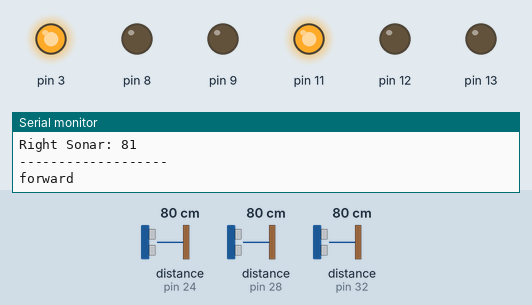
Bench run of a sketch on a simulated Arduino Uno, built with avr-gcc and run on an emulated ATmega328P. On the bench: output pins drawn as LEDs (lit = HIGH), the last lines printed to the serial monitor. Dashed ring = blinking. Inputs (shaded band) come from the test bench; at power-on: distance to the obstacle (sensors on pin 24, pin 28, pin 32) 80 cm.

Above: at 1.2 s.
1.3 s: distance to the obstacle (sensor on pin 24) set to 2 cm
At 2.9 s:
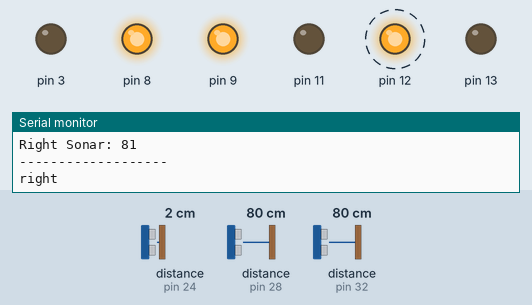
5.1 s: distance to the obstacle (sensor on pin 28) set to 27 cm
8.6 s: distance to the obstacle (sensor on pin 28) set to 21 cm
At 12.7 s:
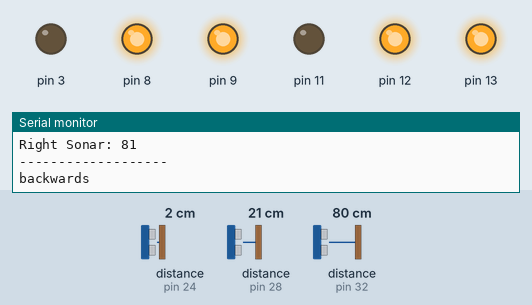
14.0 s: distance to the obstacle (sensor on pin 28) set to 35 cm
At 14.46 s:
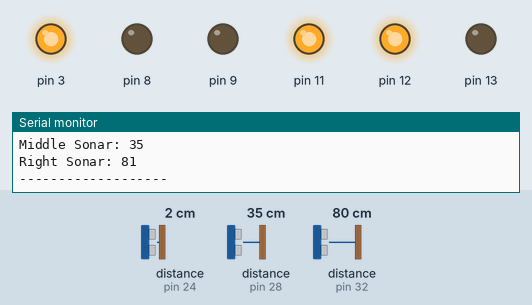
17.5 s: distance to the obstacle (sensor on pin 32) set to 2 cm
At 18.1 s:
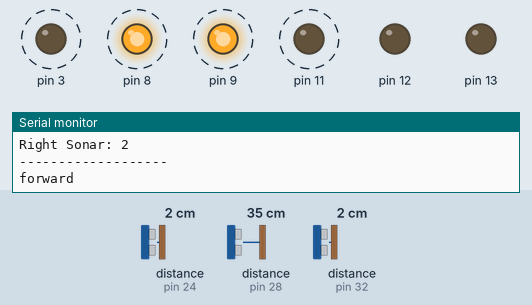
21.0 s: distance to the obstacle (sensor on pin 24) set to 4 cm
At 22.7 s:
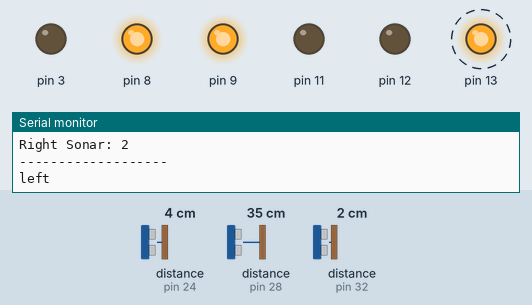
Timing chart, 0 to 26.0 s (numbered marks = the images above; inputs shaded):
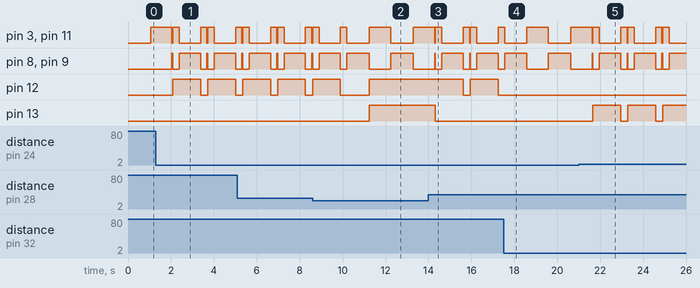

Measured:
- the behaviour switches between 25 and 24 cm on distance to the obstacle (sensor on pin 28) (found by bisection; images 1 and 2)
- after the input at 1.3 s, pin 12: alternates HIGH for 1.3 s and LOW for 0.33 s, starting after 0.78 s
- after the input at 8.6 s, pin 13: LOW → HIGH after 2.6 s
- after the input at 14.0 s, pin 12: HIGH → LOW after 1.6 s, → HIGH 0.33 s later, → LOW 1.3 s later; pin 13: HIGH → LOW after 0.31 s
- after the input at 17.5 s, pin 12: stops changing and stays LOW
- after the input at 21.0 s, pin 13: alternates HIGH for 1.3 s and LOW for 0.33 s, starting after 0.65 s

The sketch:

Robot2.ino.ino
```cpp
#include <NewPing.h>
#define MAX_DISTANCE 100
#define LEFT  0
#define MIDDLE  1
#define RIGHT  2

int ir_array[2];//For IR sensors
int sonar_array[3];//For Sonar Sensors 0 = Left, 1 = Middle, 2 = Right
int dir[] = {0, 0};//For motor direction
int t, s;//for motor time on and movement speed
int turn_count = 0;//fire condition for u-turn
bool turn_around_condition = 0;//fire condition to update turn_count
NewPing sonarL(22, 24, MAX_DISTANCE);//Left sonar
NewPing sonarM(26, 28, MAX_DISTANCE);//Middle sonar
NewPing sonarR(30, 32, MAX_DISTANCE);//Right sonar

void setup() {
  // put your setup code here, to run once:
  Serial.begin(9600);
  pinMode(13 , OUTPUT);
  pinMode(12 , OUTPUT);
  pinMode(9 , OUTPUT);
  pinMode(8 , OUTPUT);
  t = 300;//motor fire time
  s = 255;//motor speed
}

void loop() {
  // Robot Loop
  t = 300;
  while(fast_move()){
    turn_count = 0;
    forward();
    t = 1000;
    take_step(dir, s, t);
  }
  get_data();
  print_data();
  think();
  //turn_around();
  delay(1000);
  take_step(dir, s, t);
  Serial.println("=====================");
}
bool fast_move(){
  get_data();
  if(sonar_array[0] == 100 && sonar_array[1] == 100 && sonar_array[2] == 100)
    return true;
  else
    return false;
}
void get_data(){

  //get IR Data
  //0 = left, 1 = middle, 2 = right
  //ir_array[0] = analogRead(3);
  //delay(100);
  //ir_array[1] = analogRead(4);
  //delay(50);
  //ir_array[1] = analogRead(5);
  //delay(50);
  sonar_array[LEFT] = sonarL.ping_cm();
  if(sonar_array[LEFT] == 0)
    sonar_array[LEFT] =  100;
  //delay(100);
  sonar_array[MIDDLE] = sonarM.ping_cm();
  if(sonar_array[MIDDLE] == 0)
    sonar_array[MIDDLE] =  100;
  //delay(100);
  sonar_array[RIGHT] = sonarR.ping_cm();
  if(sonar_array[RIGHT] == 0)
    sonar_array[RIGHT] =  100;
  //delay(100);

  //get Ultrasonic Ping Data


}
void print_data(){
  Serial.print("Left Sonar: ");
  Serial.println(sonar_array[0]);
  //Serial.print("Left IR: ");
  //Serial.println(ir_array[0]);
  Serial.print("Middle Sonar: ");
  Serial.println(sonar_array[1]);
  Serial.print("Right Sonar: ");
  Serial.println(sonar_array[2]);
  //Serial.print("Right IR: ");
  //Serial.println(ir_array[1]);
  Serial.println("-------------------");
}
void think(){
    t = 300;
   if((sonar_array[LEFT] < 25 && sonar_array[MIDDLE] < 25 && sonar_array[RIGHT] && 25) || sonar_array[MIDDLE] < 10){
      dir[0] = 1;
      dir[1] = 1;
      t = 1000;
      Serial.println("backwards");
   }else if(turn_count > 4){
      turn_around();
   }else if(sonar_array[LEFT] < sonar_array[RIGHT] || sonar_array[MIDDLE] < sonar_array[RIGHT]){
      turn_right();
      take_step( dir,  s,  t);
      forward();
      Serial.println("right");
      if(turn_around_condition == 1)
        turn_count++;
       else
        turn_count = 0;
      turn_around_condition = 0;
   }else if(sonar_array[RIGHT] < sonar_array[LEFT] || sonar_array[MIDDLE] < sonar_array[LEFT]){
      turn_left();
      take_step( dir,  s,  t);
      forward();
      Serial.println("left");
      if(turn_around_condition == 0)
        turn_count++;
      else
        turn_count = 0;
      turn_around_condition = 1;
   }else{
      dir[0] = 0;
      dir[1] = 0;
      Serial.println("forward");
      t = 1000;
      turn_count = 0;
   }
}
void take_step(int dir[], int s, int t){
  digitalWrite(13, dir[0]);
  digitalWrite(12, dir[1]);
  analogWrite(11, s);
  analogWrite(3, s);
  digitalWrite(9, LOW);
  digitalWrite(8, LOW);
  delay(t);
  analogWrite(11, 0);
  analogWrite(3, 0);
  digitalWrite(9, HIGH);
  digitalWrite(8, HIGH);
}
void turn_right(){
  dir[0] = 0;
  dir[1] = 1;
}
void turn_left(){
  dir[0] = 1;
  dir[1] = 0;
}
void forward(){
  dir[0] = 0;
  dir[1] = 0;
}
void turn_around(){
  turn_right();
  take_step(dir, s, 2500);
  turn_count = 0;
}
```
